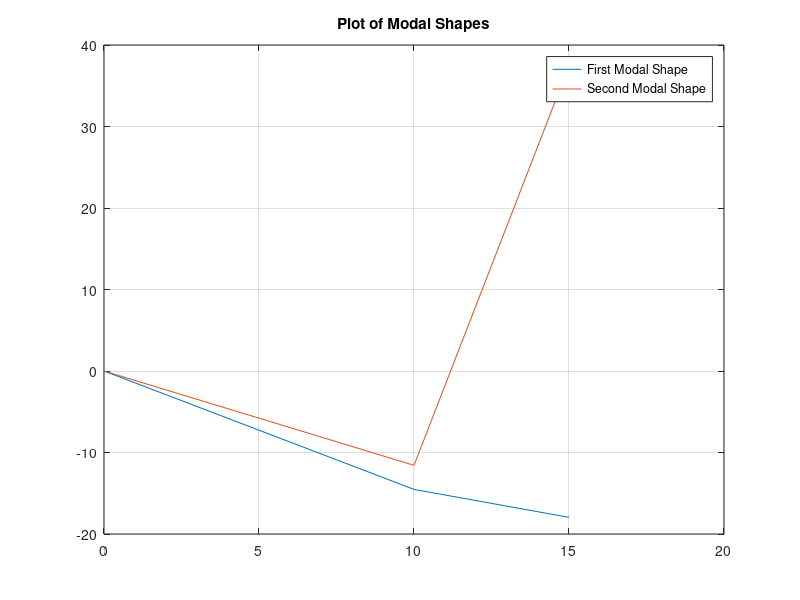

This figure's MATLAB source:
%% Matlab Initializations

clear;close;clc;
format shortEng

%% Given data in the problem

A_e = [1 0.5];                  %Area of bar
n_e = 2;                        %Number of elements
n_n = 3;                        %Number of nodes
dof = 1;
E_e = repmat(3e7,n_e,1);        %Forming the matrix of Young's Modulus
rho_e = repmat(7.324e-4,n_e,1); %Forming the matrix of Density
L_e = [10 5];                   %Forming the length matrix

%% Initializing and defining the required Global Vectors

K_g = zeros(dof*n_n);           %Initializing the Global Stiffness Matrix
M_g = zeros(dof*n_n);           %Initializing the Global Mass Matrix

%% Defining the Boundary Conditions and Point Loads acting on various nodes

boundary = [1];               %Defining the Boundary Conditions on various nodes

%{
%% Converting the tapered bar into discrete elements with proper areas

element_divide = A_start:-((A_start-A_end)/n_e):A_end; %Dividing the bar into required number of elements
A_e = movmean(element_divide,2);                       %Calculating the area of each element
A_e = A_e(2:end);                                      %Forming the area vector
%}

%% Defining the Global Stiffness Matrix

for i = 1 : n_e
    eldofs = [(dof*(i-1))+1:(dof*(i-1)+2)];
    
    K_e = ((A_e(i)*E_e(i))/L_e(i))*[1 -1;-1 1];        %Calculating the Local Stiffness Matrix                            
    K_g(eldofs,eldofs) = K_g(eldofs,eldofs)+ K_e;      %Assembling the Global Stiffness Matrix
    
    M_e = ((rho_e(i)*A_e(i)*L_e(i))/6)*[2 1;1 2];      %Calculating the Local Mass Matrix                    
    M_g(eldofs,eldofs) = M_g(eldofs,eldofs)+ M_e;      %Assembling the Global Mass Matrix
end

%% Caculating the Global Displacement Vector and Global Load Vector using Elimination Approach

K_g_cpy = K_g;                                         %Storing a copy of Global Stiffness Matrix for pos-porcessing requirements
K_g_cpy(boundary, :) = [];                             %Eliminating the rows where boundary conditions are defined
K_g_cpy(:, boundary) = [];                             %Eliminating the corresponding columns

M_g_cpy = M_g;                                         %Storing a copy of Global Mass Matrix for pos-porcessing requirements
M_g_cpy(boundary, :) = [];                             %Eliminating the rows where boundary conditions are defined
M_g_cpy(:, boundary) = [];                             %Eliminating the corresponding columns

[e_vec,e_val] = eig(K_g_cpy,M_g_cpy);
[omg_2,ind] = sort(diag(e_val));
u = e_vec(:,ind);

mode_shape = zeros(dof*n_n,size(u,2));                 %Forming the Global Mode shape Vector
omg = (sqrt(omg_2)/(2*pi))

boundary_non = setxor(boundary,1:(dof*n_n));           %Grabbing the indices where boundary conditions are not defined
mode_shape(boundary_non(1:end),:) = u(1:end,:);        %Calculating the Global Displacement Vector
X = [0 10 15];

figure(1)
plot(X,mode_shape(1:dof:end,1))
hold on
plot(X,mode_shape(1:dof:end,2))
grid on
title('Plot of Modal Shapes')
legend('First Modal Shape','Second Modal Shape')